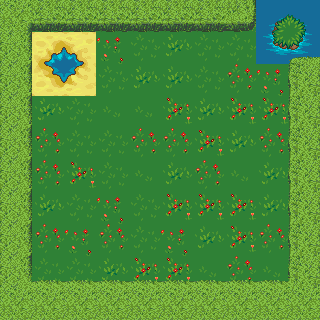

A 2D game scene composited from a Tiled map and its tileset images. What follows is a short description and the map's XML, with every tile layer's data as written:
An orthogonal 10x10 tile map with 32x32 px tiles, 2 tile layers (Kachelebene 1, Kachelebene 2) and 6 objects.

<map version="1.4" tiledversion="1.4.3" orientation="orthogonal" renderorder="right-down" width="10" height="10" tilewidth="32" tileheight="32" infinite="0" nextlayerid="5" nextobjectid="10">
 <tileset firstgid="1" source="nice2.tsx" />
 <layer id="1" name="Kachelebene 1" width="10" height="10">
  <data encoding="csv">
235,233,235,234,233,237,233,235,234,232,
232,237,234,237,234,232,233,233,233,282,
234,234,232,232,234,233,233,236,237,234,
235,232,237,234,234,235,232,235,235,232,
234,236,233,233,236,236,235,232,236,237,
232,236,235,233,234,232,236,233,232,235,
236,232,233,237,237,236,234,236,232,233,
235,236,237,236,233,235,235,234,236,237,
234,233,233,232,235,235,234,236,234,234,
234,236,236,232,235,237,235,232,235,236
</data>
 </layer>
 <layer id="2" name="Kachelebene 2" width="10" height="10">
  <data encoding="csv">
137,221,221,221,221,221,221,222,260,261,
201,257,258,237,233,0,0,0,281,178,
201,278,279,233,232,232,0,0,0,199,
201,0,233,0,0,0,0,0,0,199,
201,0,0,0,0,0,0,0,0,199,
201,0,0,0,0,0,236,234,0,199,
201,0,0,0,233,235,235,235,0,199,
201,0,0,0,0,237,232,235,0,199,
158,179,179,179,179,179,179,179,179,159,
200,200,200,200,200,200,200,200,200,200
</data>
 </layer>
 <objectgroup id="3" name="Objektebene 1">
  <object id="1" x="0" y="0" width="256" height="32" />
  <object id="2" x="0" y="32" width="32" height="288" />
  <object id="3" x="32" y="288" width="288" height="32" />
  <object id="4" x="288" y="64" width="32" height="224" />
  <object id="5" x="256" y="0" width="64" height="64" />
 </objectgroup>
 <objectgroup id="4" name="tuerebene">
  <object id="9" x="32" y="32" width="64" height="64">
   <properties>
    <property name="id" type="int" value="0" />
   </properties>
  </object>
 </objectgroup>
</map>
